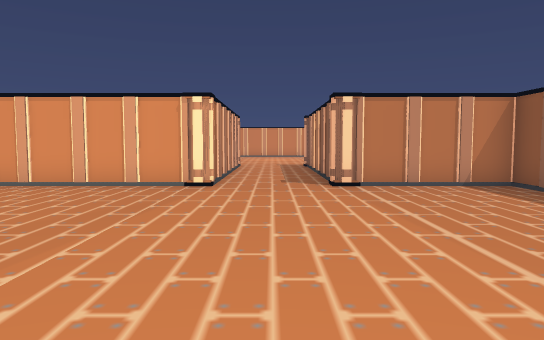
View 1 (above)

17 first-person views from a walk through a 3-D level made in the Unity game engine. The camera is 1.5 m above the floor, tilts 4° down and sees 70° across. Doors are open. The floor is counted in squares, 1.61 m on a side. Each view is taken from the middle of a square. On the plan, view 1 faces up. The plan holds only what a view shows up to about 13 squares ahead; the rest is blank. The place goes on beyond the plan. The player character is not drawn. Some animated figures are left out.

View 2
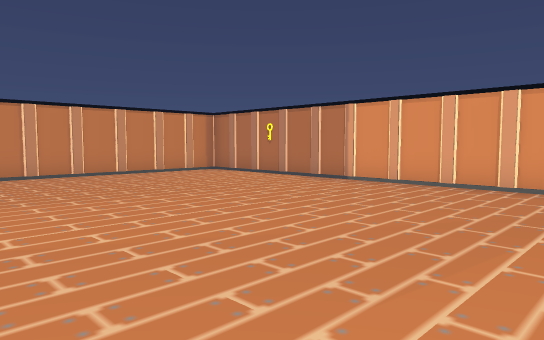

View 3
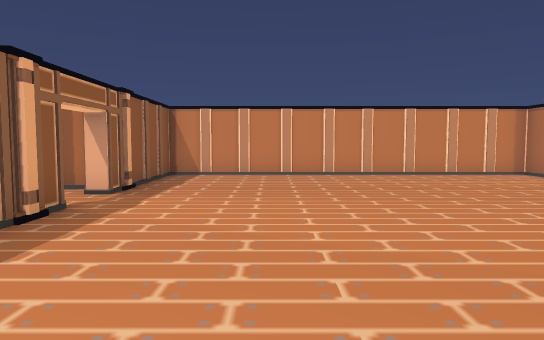

View 4
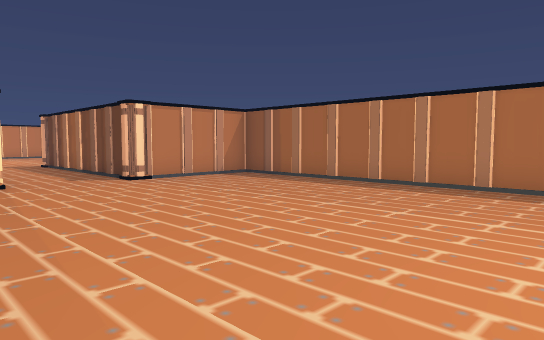

View 5
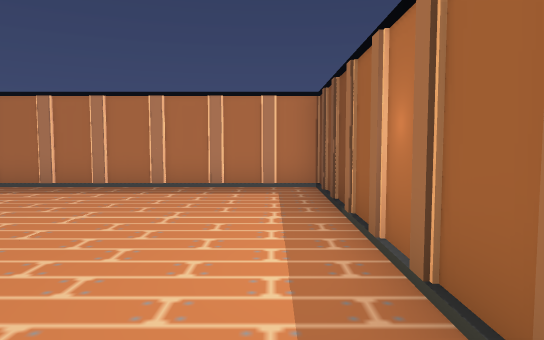

View 6
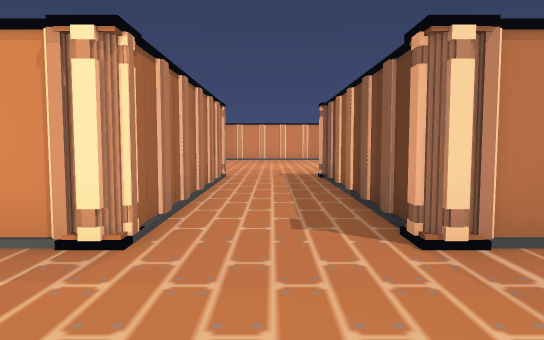

View 7
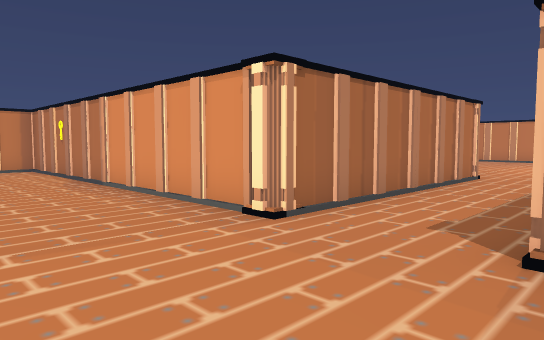

View 8
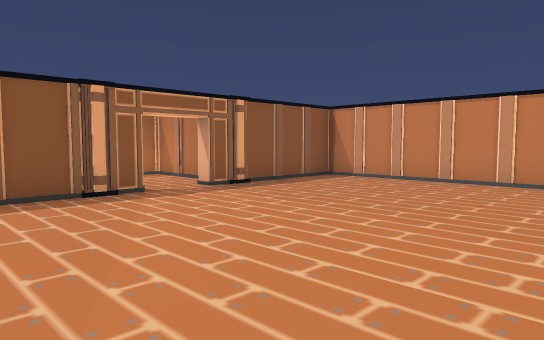

View 9
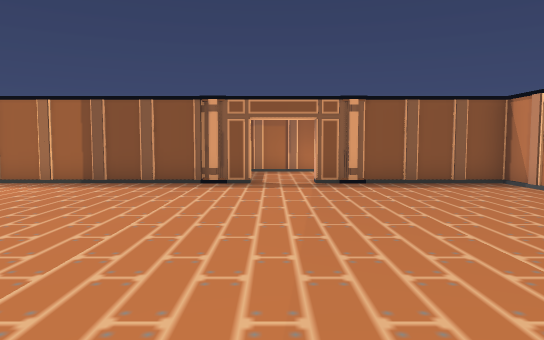

View 10
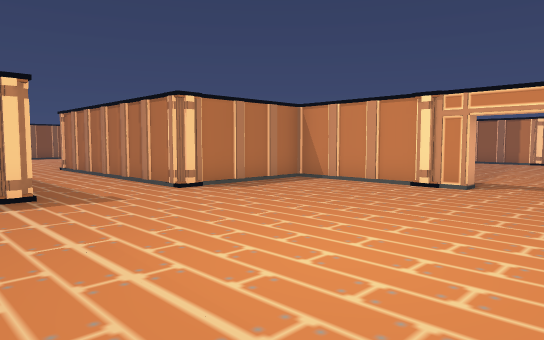

View 11
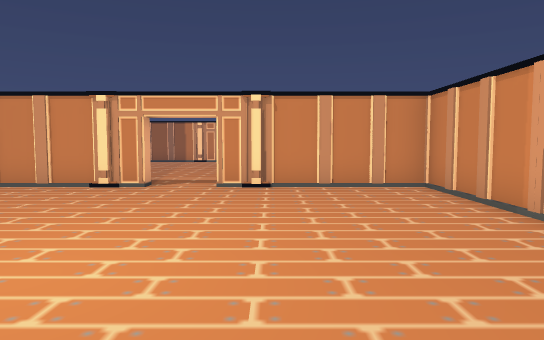

View 12
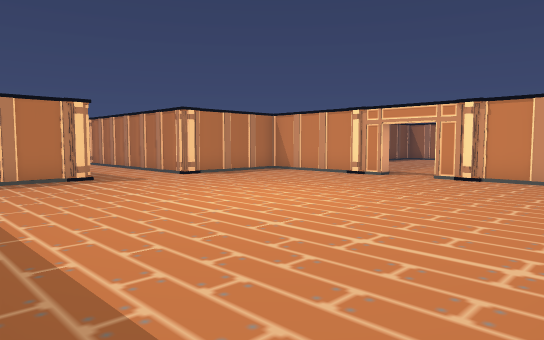

View 13
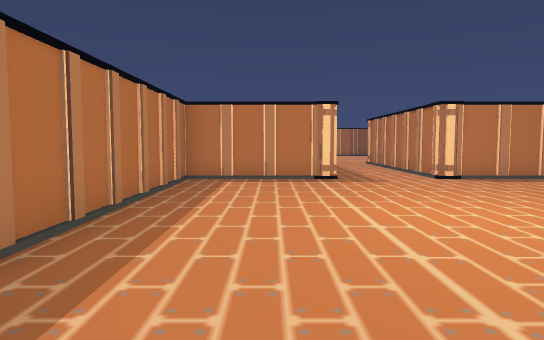

View 14
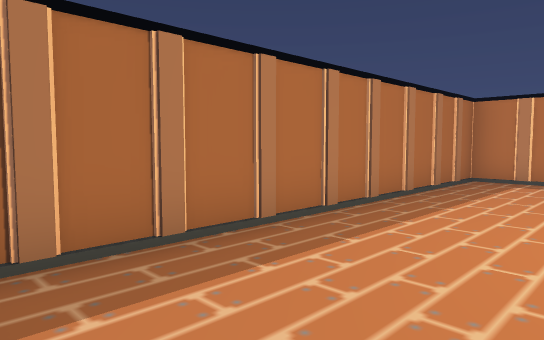

View 15
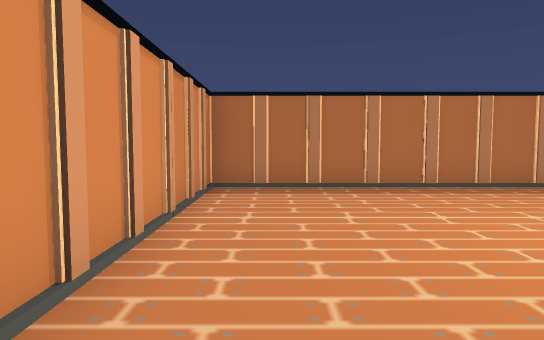

View 16
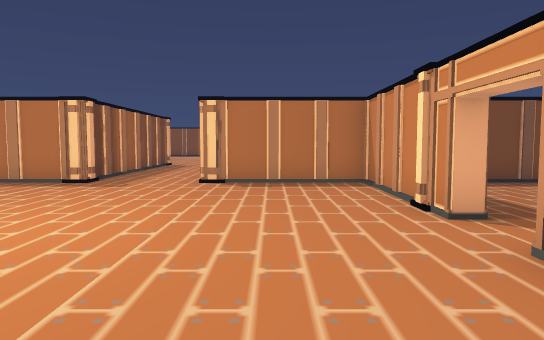

View 17
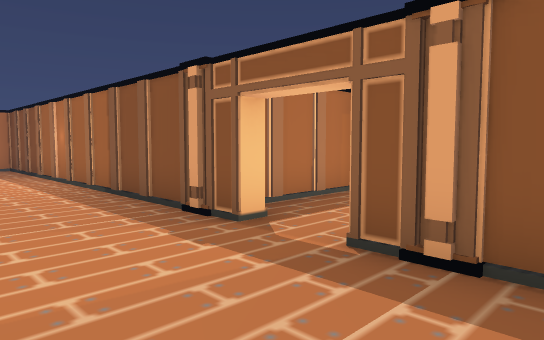

### Floor plan
Key: @ floor where view 1 was taken; # wall or solid block; . floor; / step, stairs or slope; D open door.
Columns run from 13 left of view 1 to 6 right of it. Each row starts with its distance up from view 1.
 27        #############
 26        #...........#
 25        #........../#
 24        #........../#
 23        #........../#
 22        #........../#
 21    .....D........./#
 20   .....##........./#
 19   .....#........../#
 18      ..#........../#
 17     ...#........../#
 16     ####.###DDD###.#
 15        ### #...# ###
 14            #...#
 13            #...#
 12            #...#
 11            #...#
 10            #...#
  9 ############DDD#####
  8 #................./#
  7 #................./#
  6 #................./#
  5 #................./#
  4 #................./#
  3 #................./#
  2 #................./#
  1 #................./#
  0 #............@..../#
 -1 #................./#
 -2 #####..#############
 -3     #...#
 -4     #...#
 -5     #...#
 -6     #####

Positions as (right, up) in squares from view 1, and headings:
1: (0, 0), facing up
2: (-1, 0), facing up-left
3: (-1, 1), facing left
4: (-3, -1), facing up-right
5: (-3, -1), facing right
6: (0, 5), facing up
7: (2, 5), facing up-left
8: (-3, 5), facing down-left
9: (-7, 7), facing down
10: (3, 23), facing down-left
11: (3, 23), facing left
12: (5, 26), facing down-left
13: (3, 26), facing down
14: (2, 26), facing down-right
15: (-3, 25), facing right
16: (-3, 25), facing down
17: (-10, 1), facing down-right
